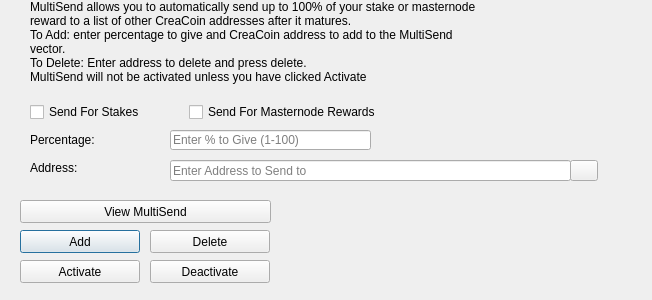
<?xml version="1.0" encoding="UTF-8"?>
<ui version="4.0">
 <class>MultiSendDialog</class>
 <widget class="QDialog" name="MultiSendDialog">
  <property name="windowModality">
   <enum>Qt::NonModal</enum>
  </property>
  <property name="geometry">
   <rect>
    <x>0</x>
    <y>0</y>
    <width>652</width>
    <height>300</height>
   </rect>
  </property>
  <property name="windowTitle">
   <string>MultiSend</string>
  </property>
  <widget class="QLineEdit" name="multiSendPercentEdit">
   <property name="geometry">
    <rect>
     <x>170</x>
     <y>130</y>
     <width>201</width>
     <height>20</height>
    </rect>
   </property>
   <property name="toolTip">
    <string>Enter whole numbers 1 - 100</string>
   </property>
   <property name="placeholderText">
    <string>Enter % to Give (1-100)</string>
   </property>
  </widget>
  <widget class="QLineEdit" name="multiSendAddressEdit">
   <property name="geometry">
    <rect>
     <x>170</x>
     <y>160</y>
     <width>401</width>
     <height>21</height>
    </rect>
   </property>
   <property name="toolTip">
    <string/>
   </property>
   <property name="placeholderText">
    <string>Enter Address to Send to</string>
   </property>
  </widget>
  <widget class="QLabel" name="label_2">
   <property name="geometry">
    <rect>
     <x>30</x>
     <y>0</y>
     <width>451</width>
     <height>121</height>
    </rect>
   </property>
   <property name="lineWidth">
    <number>1</number>
   </property>
   <property name="text">
    <string>MultiSend allows you to automatically send up to 100% of your stake or masternode reward to a list of other CreaCoin addresses after it matures.
To Add: enter percentage to give and CreaCoin address to add to the MultiSend vector.
To Delete: Enter address to delete and press delete.
MultiSend will not be activated unless you have clicked Activate</string>
   </property>
   <property name="alignment">
    <set>Qt::AlignLeading|Qt::AlignLeft|Qt::AlignTop</set>
   </property>
   <property name="wordWrap">
    <bool>true</bool>
   </property>
  </widget>
  <widget class="QLabel" name="message">
   <property name="geometry">
    <rect>
     <x>290</x>
     <y>200</y>
     <width>351</width>
     <height>91</height>
    </rect>
   </property>
   <property name="text">
    <string/>
   </property>
  </widget>
  <widget class="QPushButton" name="addButton">
   <property name="geometry">
    <rect>
     <x>20</x>
     <y>230</y>
     <width>120</width>
     <height>23</height>
    </rect>
   </property>
   <property name="toolTip">
    <string/>
   </property>
   <property name="statusTip">
    <string>Add to MultiSend Vector</string>
   </property>
   <property name="text">
    <string>Add</string>
   </property>
  </widget>
  <widget class="QPushButton" name="disableButton">
   <property name="geometry">
    <rect>
     <x>150</x>
     <y>260</y>
     <width>120</width>
     <height>23</height>
    </rect>
   </property>
   <property name="statusTip">
    <string>Deactivate MultiSend</string>
   </property>
   <property name="text">
    <string>Deactivate</string>
   </property>
  </widget>
  <widget class="QPushButton" name="addressBookButton">
   <property name="geometry">
    <rect>
     <x>570</x>
     <y>160</y>
     <width>28</width>
     <height>21</height>
    </rect>
   </property>
   <property name="toolTip">
    <string>Choose an address from the address book</string>
   </property>
   <property name="text">
    <string/>
   </property>
   <property name="icon">
    <iconset resource="../creacoin.qrc">
     <normaloff>:/icons/address-book</normaloff>:/icons/address-book</iconset>
   </property>
   <property name="shortcut">
    <string>Alt+A</string>
   </property>
   <property name="autoDefault">
    <bool>false</bool>
   </property>
  </widget>
  <widget class="QLabel" name="label">
   <property name="geometry">
    <rect>
     <x>30</x>
     <y>130</y>
     <width>121</width>
     <height>20</height>
    </rect>
   </property>
   <property name="toolTip">
    <string>Percentage of stake to send</string>
   </property>
   <property name="text">
    <string>Percentage:</string>
   </property>
  </widget>
  <widget class="QLabel" name="label_5">
   <property name="geometry">
    <rect>
     <x>30</x>
     <y>160</y>
     <width>111</width>
     <height>16</height>
    </rect>
   </property>
   <property name="toolTip">
    <string>Address to send portion of stake to</string>
   </property>
   <property name="text">
    <string>Address:</string>
   </property>
  </widget>
  <widget class="QPushButton" name="deleteButton">
   <property name="geometry">
    <rect>
     <x>150</x>
     <y>230</y>
     <width>120</width>
     <height>23</height>
    </rect>
   </property>
   <property name="toolTip">
    <string/>
   </property>
   <property name="statusTip">
    <string>Delete Address From MultiSend Vector</string>
   </property>
   <property name="text">
    <string>Delete</string>
   </property>
  </widget>
  <widget class="QPushButton" name="activateButton">
   <property name="geometry">
    <rect>
     <x>20</x>
     <y>260</y>
     <width>120</width>
     <height>23</height>
    </rect>
   </property>
   <property name="statusTip">
    <string>Activate MultiSend</string>
   </property>
   <property name="text">
    <string>Activate</string>
   </property>
  </widget>
  <widget class="QPushButton" name="viewButton">
   <property name="geometry">
    <rect>
     <x>20</x>
     <y>200</y>
     <width>251</width>
     <height>23</height>
    </rect>
   </property>
   <property name="toolTip">
    <string/>
   </property>
   <property name="statusTip">
    <string>View MultiSend Vector</string>
   </property>
   <property name="text">
    <string>View MultiSend</string>
   </property>
  </widget>
  <widget class="QWidget" name="horizontalLayoutWidget">
   <property name="geometry">
    <rect>
     <x>30</x>
     <y>100</y>
     <width>351</width>
     <height>24</height>
    </rect>
   </property>
   <layout class="QHBoxLayout" name="horizontalLayout">
    <item>
     <widget class="QCheckBox" name="multiSendStakeCheckBox">
      <property name="text">
       <string>Send For Stakes</string>
      </property>
     </widget>
    </item>
    <item>
     <widget class="QCheckBox" name="multiSendMasternodeCheckBox">
      <property name="text">
       <string>Send For Masternode Rewards</string>
      </property>
     </widget>
    </item>
   </layout>
  </widget>
 </widget>
 <resources>
  <include location="../creacoin.qrc"/>
 </resources>
 <connections/>
</ui>
